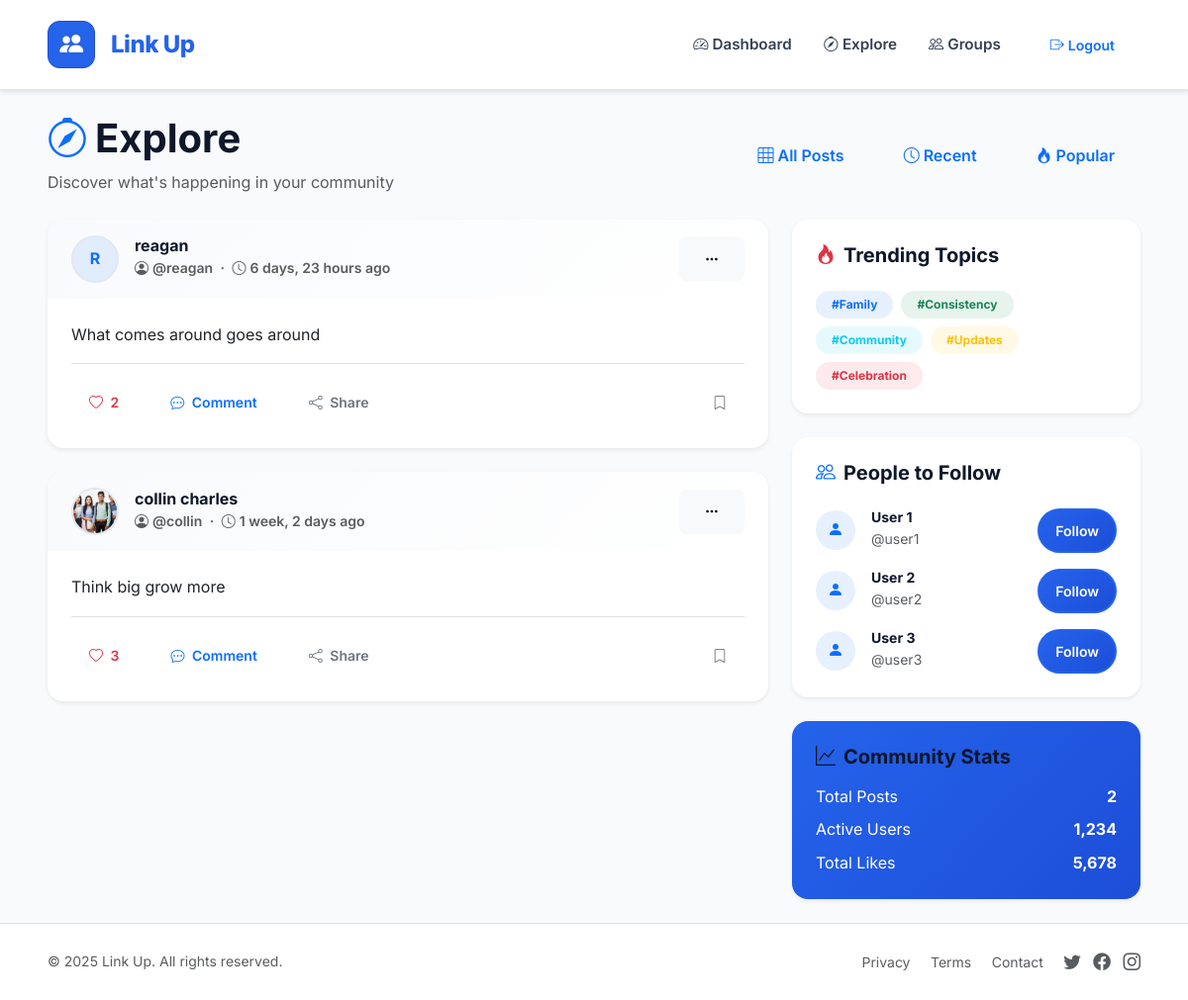
Screenshot of /explore/ (signed in) with the database file from the repository.
### core/models.py (models this page shows, shortened)
class Post(models.Model):
    author = models.ForeignKey(User, on_delete=models.CASCADE, related_name='posts')
    image = models.ImageField(upload_to='posts/', blank=True, null=True)
    caption = models.TextField(blank=True)
    created_at = models.DateTimeField(default=timezone.now)
    updated_at = models.DateTimeField(auto_now=True)
    class Meta:
        ordering = ['-created_at']
    def total_likes(self):
        return self.likes.count()

class Profile(models.Model):
    user = models.OneToOneField(User, on_delete=models.CASCADE, related_name='profile')
    full_name = models.CharField(max_length=100, blank=True)
    email = models.EmailField(blank=True)
    phone = models.CharField(max_length=15, blank=True)
    bio = models.TextField(blank=True)
    avatar = models.ImageField(upload_to='avatars/', blank=True, null=True)

### core/views.py (the view)
# urls.py: path('explore/', views.explore, name='explore'),
@login_required
def explore(request):
    posts = Post.objects.all().prefetch_related('likes')
    return render(request, 'core/explore.html', {'posts': posts})

### templates/core/explore.html (shortened to what this page needs)
{% extends 'core/base.html' %}
{% load static %}
{% block content %}
<div class="container-fluid px-lg-5 py-4">
  <div class="row mb-4">
    <div class="col-12">
      <div class="d-flex flex-column flex-md-row justify-content-between align-items-start align-items-md-center">
        <div class="mb-3 mb-md-0">
          <h1 class="mb-2">
            <i class="bi bi-compass text-primary me-2"></i>Explore
          </h1>
          <p class="text-muted mb-0">Discover what's happening in your community</p>
        </div>
        <div class="d-flex gap-2">
          <button class="btn btn-outline-primary" id="filterAll">
            <i class="bi bi-grid-3x3 me-1"></i>All Posts
          </button>
          <button class="btn btn-outline-primary" id="filterRecent">
            <i class="bi bi-clock me-1"></i>Recent
          </button>
          <button class="btn btn-outline-primary" id="filterPopular">
            <i class="bi bi-fire me-1"></i>Popular
          </button>
        </div>
      </div>
    </div>
  </div>
  <div class="row g-4">
    <div class="col-lg-8">
      {% for post in posts %}
        <div class="card mb-4 border-0 shadow-sm hover-shadow post-card">
          <div class="card-header bg-white border-0 d-flex align-items-center justify-content-between py-3">
            <div class="d-flex align-items-center">
              <a href="#" class="text-decoration-none">
                {% if post.author.profile.avatar %}
                  <img src="{{ post.author.profile.avatar.url }}" class="rounded-circle me-3" width="48" height="48" style="object-fit: cover; border: 2px solid var(--gray-200);">
                {% else %}
                  <div class="bg-primary bg-opacity-10 rounded-circle me-3 d-flex align-items-center justify-content-center" style="width:48px;height:48px; border: 2px solid var(--gray-200);">
                    <span class="text-primary fw-bold">{{ post.author.username|slice:":1"|upper }}</span>
                  </div>
                {% endif %}
              </a>
              <div>
                <a href="#" class="text-decoration-none">
                  <h6 class="mb-0 fw-bold">{{ post.author.profile.full_name|default:post.author.username }}</h6>
                </a>
                <small class="text-muted">
                  <i class="bi bi-person-circle me-1"></i>@{{ post.author.username }}
                  <span class="mx-1">·</span>
                  <i class="bi bi-clock me-1"></i>{{ post.created_at|timesince }} ago
                </small>
              </div>
            </div>
            <div class="dropdown">
              <button class="btn btn-sm btn-light" type="button" data-bs-toggle="dropdown">
                <i class="bi bi-three-dots"></i>
              </button>
            </div>
          </div>
          <div class="card-body">
            <p class="card-text mb-3" style="white-space: pre-line;">{{ post.caption }}</p>
            <div class="d-flex align-items-center gap-3 border-top pt-3">
              <form method="post" action="{% url 'like_post' post.id %}" class="d-inline">
                <button type="submit" class="btn btn-sm {% if request.user in post.likes.all %}btn-danger{% else %}btn-outline-danger{% endif %} rounded-pill px-3">
                  <i class="bi bi-heart{% if request.user in post.likes.all %}-fill{% endif %} me-1"></i>
                  <span class="fw-semibold">{{ post.total_likes }}</span>
                </button>
              </form>
              <button class="btn btn-sm btn-outline-primary rounded-pill px-3">
                <i class="bi bi-chat-dots me-1"></i>
                <span class="fw-semibold">Comment</span>
              </button>
              <button class="btn btn-sm btn-outline-secondary rounded-pill px-3">
                <i class="bi bi-share me-1"></i>
                <span class="fw-semibold">Share</span>
              </button>
              <button class="btn btn-sm btn-outline-secondary rounded-pill px-3 ms-auto">
                <i class="bi bi-bookmark"></i>
              </button>
            </div>
          </div>
        </div>
      {% endfor %}
    </div>
    <div class="col-lg-4">
      <div class="card border-0 shadow-sm mb-4">
        <div class="card-body">
          <h5 class="fw-bold mb-4">
            <i class="bi bi-fire text-danger me-2"></i>Trending Topics
          </h5>
          <div class="d-flex flex-wrap gap-2">
            <span class="badge bg-primary bg-opacity-10 text-primary rounded-pill px-3 py-2">#Family</span>
            <span class="badge bg-success bg-opacity-10 text-success rounded-pill px-3 py-2">#Consistency</span>
            <span class="badge bg-info bg-opacity-10 text-info rounded-pill px-3 py-2">#Community</span>
            <span class="badge bg-warning bg-opacity-10 text-warning rounded-pill px-3 py-2">#Updates</span>
            <span class="badge bg-danger bg-opacity-10 text-danger rounded-pill px-3 py-2">#Celebration</span>
          </div>
        </div>
      </div>
      <div class="card border-0 shadow-sm mb-4">
        <div class="card-body">
          <h5 class="fw-bold mb-4">
            <i class="bi bi-people text-primary me-2"></i>People to Follow
          </h5>
          <div class="d-flex flex-column gap-3">
            {% for i in "123" %}
              <div class="d-flex align-items-center justify-content-between">
                <div class="d-flex align-items-center">
                  <div class="bg-primary bg-opacity-10 rounded-circle me-3 d-flex align-items-center justify-content-center" style="width:40px;height:40px;">
                    <i class="bi bi-person-fill text-primary"></i>
                  </div>
                  <div>
                    <h6 class="mb-0 small fw-bold">User {{ i }}</h6>
                    <small class="text-muted">@user{{ i }}</small>
                  </div>
                </div>
                <button class="btn btn-sm btn-primary rounded-pill px-3">Follow</button>
              </div>
            {% endfor %}
          </div>
        </div>
      </div>
      <div class="card border-0 shadow-sm" style="background: linear-gradient(135deg, var(--primary) 0%, var(--primary-dark) 100%);">
        <div class="card-body text-white">
          <h5 class="fw-bold mb-3">
            <i class="bi bi-graph-up me-2"></i>Community Stats
          </h5>
          <div class="d-flex justify-content-between mb-2">
            <span>Total Posts</span>
            <strong>{{ posts|length }}</strong>
          </div>
          <div class="d-flex justify-content-between mb-2">
            <span>Active Users</span>
            <strong>1,234</strong>
          </div>
          <div class="d-flex justify-content-between">
            <span>Total Likes</span>
            <strong>5,678</strong>
          </div>
        </div>
      </div>
    </div>
  </div>
</div>
{% endblock %}

### templates/core/base.html (shortened to what this page needs)
<!DOCTYPE html>
{% load static %}
<html lang="en">
<head>
  <link href="https://cdn.jsdelivr.net/npm/bootstrap@5.3.3/dist/css/bootstrap.min.css" rel="stylesheet">
  <link rel="stylesheet" href="https://cdn.jsdelivr.net/npm/bootstrap-icons@1.11.3/font/bootstrap-icons.css">
  <link rel="stylesheet" href="{% static 'css/style.css' %}">
</head>
<body class="d-flex flex-column min-vh-100">
  <nav class="navbar navbar-expand-lg navbar-light sticky-top shadow-sm">
    <div class="container-fluid px-lg-5">
      <a class="navbar-brand d-flex align-items-center" href="{% url 'home' %}">
        <div class="brand-icon me-3">
          <i class="bi bi-people-fill"></i>
        </div>
        <span class="brand-text">Link Up</span>
      </a>
      <div class="collapse navbar-collapse" id="navbarNav">
        <ul class="navbar-nav ms-auto align-items-lg-center">
          {% if user.is_authenticated %}
            <li class="nav-item">
              <a class="nav-link px-3" href="{% url 'dashboard' %}">
                <i class="bi bi-speedometer2 me-1"></i>Dashboard
              </a>
            </li>
            <li class="nav-item">
              <a class="nav-link px-3" href="{% url 'explore' %}">
                <i class="bi bi-compass me-1"></i>Explore
              </a>
            </li>
            <li class="nav-item">
              <a class="nav-link px-3" href="{% url 'groups' %}">
                <i class="bi bi-people me-1"></i>Groups
              </a>
            </li>
            <li class="nav-item ms-lg-2">
              <form method="post" action="{% url 'logout' %}" class="d-inline">
                <button type="submit" class="btn btn-outline-primary btn-sm rounded-pill px-4">
                  <i class="bi bi-box-arrow-right me-1"></i>Logout
                </button>
              </form>
            </li>
          {% endif %}
        </ul>
      </div>
    </div>
  </nav>
  <main class="flex-grow-1">
    {% block content %}{% endblock %}
  </main>
  <footer class="footer mt-auto py-4 border-top">
    <div class="container-fluid px-lg-5">
      <div class="row align-items-center">
        <div class="col-md-6 text-center text-md-start mb-3 mb-md-0">
          <p class="text-muted small mb-0">© {% now "Y" %} Link Up. All rights reserved.</p>
        </div>
        <div class="col-md-6 text-center text-md-end">
          <a href="#" class="text-muted text-decoration-none small me-3">Privacy</a>
          <a href="#" class="text-muted text-decoration-none small me-3">Terms</a>
          <a href="#" class="text-muted text-decoration-none small me-3">Contact</a>
          <a href="#" class="text-muted me-2 social-link"><i class="bi bi-twitter"></i></a>
          <a href="#" class="text-muted me-2 social-link"><i class="bi bi-facebook"></i></a>
          <a href="#" class="text-muted social-link"><i class="bi bi-instagram"></i></a>
        </div>
      </div>
    </div>
  </footer>
</body>
</html>

### static/css/style.css (style rules this page uses)
:root { --primary: #2563eb; --primary-dark: #1d4ed8; --primary-light: #3b82f6; --accent: #8b5cf6; --success: #10b981; --warning: #f59e0b; --danger: #ef4444; --info: #06b6d4; --dark: #1e293b; --gray-900: #0f172a; --gray-800: #1e293b; --gray-700: #334155; --gray-600: #475569; --gray-500: #64748b; --gray-400: #94a3b8; --gray-300: #cbd5e1; --gray-200: #e2e8f0; --gray-100: #f1f5f9; --gray-50: #f8fafc; --bg-body: #f8fafc; --bg-white: #ffffff; --shadow-sm: 0 1px 2px 0 rgba(0, 0, 0, 0.05); --shadow: 0 1px 3px 0 rgba(0, 0, 0, 0.1), 0 1px 2px -1px rgba(0, 0, 0, 0.1); --shadow-md: 0 4px 6px -1px rgba(0, 0, 0, 0.1), 0 2px 4px -2px rgba(0, 0, 0, 0.1); --shadow-lg: 0 10px 15px -3px rgba(0, 0, 0, 0.1), 0 4px 6px -4px rgba(0, 0, 0, 0.1); --shadow-xl: 0 20px 25px -5px rgba(0, 0, 0, 0.1), 0 8px 10px -6px rgba(0, 0, 0, 0.1); --radius-sm: 0.375rem; --radius: 0.5rem; --radius-md: 0.75rem; --radius-lg: 1rem; --radius-xl: 1.5rem; --radius-full: 9999px; --transition: all 0.2s ease-in-out; }
* { box-sizing: border-box; }
body { font-family: 'Inter', -apple-system, BlinkMacSystemFont, 'Segoe UI', Roboto, 'Helvetica Neue', Arial, sans-serif; background: var(--bg-body); color: var(--gray-800); line-height: 1.6; }
h1, h2, h3, h4, h5, h6 { font-weight: 700; color: var(--gray-900); line-height: 1.2; }
a { text-decoration: none; transition: var(--transition); }
.navbar { background: white !important; padding: 1rem 0; box-shadow: var(--shadow-lg); backdrop-filter: blur(10px); border-bottom: 2px solid var(--gray-200); }
.navbar-brand { font-weight: 800; font-size: 1.5rem; color: var(--primary) !important; letter-spacing: -0.02em; transition: var(--transition); }
.brand-icon { width: 48px; height: 48px; background: var(--primary); border-radius: var(--radius-md); display: flex; align-items: center; justify-content: center; font-size: 1.5rem; color: white; backdrop-filter: blur(10px); border: 1px solid var(--primary-dark); }
.brand-text { font-weight: 800; font-size: 1.5rem; color: var(--primary); }
.navbar .nav-link { color: var(--gray-700) !important; font-weight: 600; font-size: 0.95rem; transition: var(--transition); position: relative; }
.navbar .nav-link::after { content: ''; position: absolute; bottom: -4px; left: 50%; transform: translateX(-50%) scaleX(0); width: 80%; height: 2px; background: var(--primary); border-radius: var(--radius-full); transition: transform 0.2s ease-in-out; }
.card { border: 1px solid var(--gray-200); border-radius: var(--radius-lg); background: white; box-shadow: var(--shadow-sm); transition: var(--transition); overflow: hidden; }
.card-header { background: linear-gradient(135deg, var(--gray-50) 0%, white 100%); border-bottom: 1px solid var(--gray-200); font-weight: 600; padding: 1.25rem 1.5rem; }
.card-body { padding: 1.5rem; }
.btn { font-weight: 600; padding: 0.625rem 1.5rem; border-radius: var(--radius); transition: var(--transition); border: 2px solid transparent; }
.btn-primary { background: linear-gradient(135deg, var(--primary) 0%, var(--primary-dark) 100%); border-color: var(--primary); }
.rounded-pill { border-radius: var(--radius-full) !important; }
.footer { background: white; color: var(--gray-600); border-top: 1px solid var(--gray-200); margin-top: auto; }
.footer a { color: var(--gray-600); transition: var(--transition); }
.social-link { font-size: 1.1rem; transition: var(--transition); display: inline-block; }

### templates/core/explore.html (style rules this page uses)
.post-card { transition: all 0.3s ease; }

### rows the page displays
Post: author.username "R", author.profile.full_name "reagan", author.username "reagan", created_at "6 days, 23 hours", caption "What comes around goes around", total_likes "2"
Post: author.profile.avatar (picture), author.profile.full_name "collin charles", author.username "collin", created_at "1 week, 2 days", caption "Think big grow more", total_likes "3"

### other values shown
{{ i }} "1" "2" "3"
{{ posts|length }} "2"
